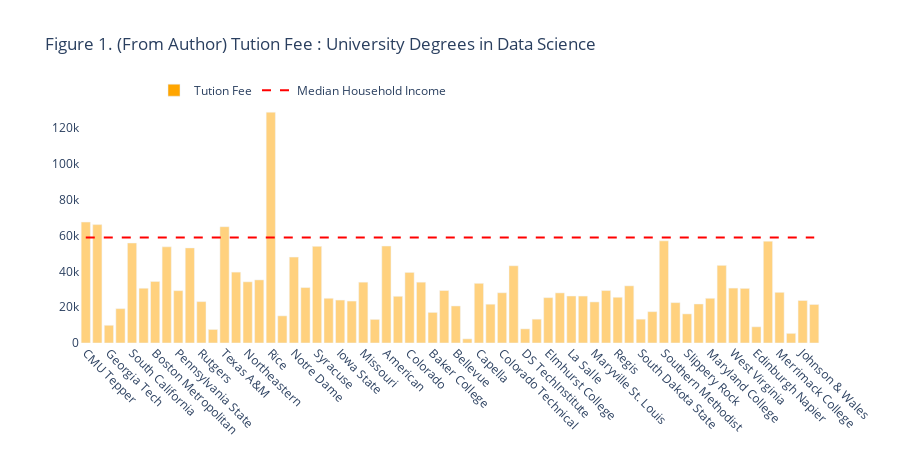
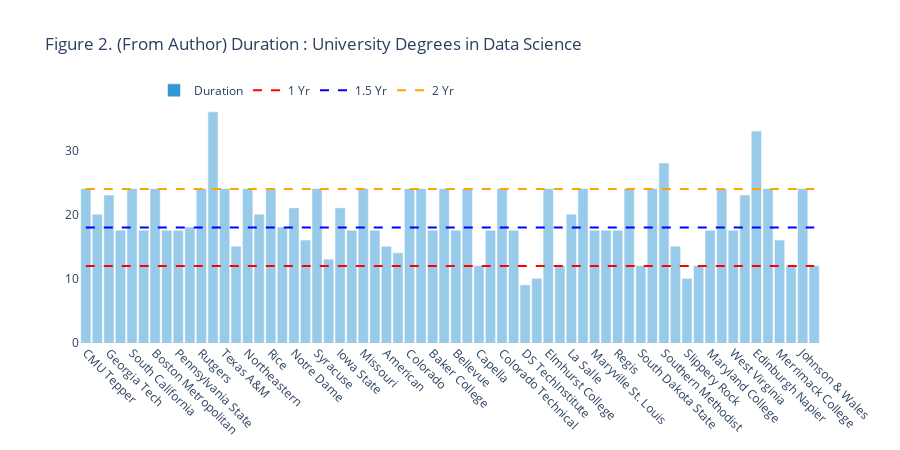

The code cell stored with these charts, in order, in its notebook:
### Markdown cell above
[//]: # (Summarizing the Author's Arguments; Data science degrees are the same bang for more buck)

<div id="1"></div>
<font color='#088a5a' size=6>1. Summarizing the author's arguments</font><br>

<p>
    &emsp;&emsp;&emsp;Data science is one of the hottest roles in the 21st century, <a href="https://www.glassdoor.com/List/Best-Jobs-in-America-LST_KQ0,20.htm">being rated the best job in the US for 3 straight years by Glassdoor </a>and offering the opportunity of a very lucrative salary for those that are able to get their foot in the door. On top of that, there's a severe shortage of data scientists in the labor market, making it a seller's market for anybody able to represent themselves successfully as a data scientist. <a href="https://searchbusinessanalytics.techtarget.com/feature/Demand-for-data-scientists-is-booming-and-will-increase">"Demand for data science skills is growing exponentially, according to job sites. The supply of skilled applicants, however, is growing at a slower pace,"</a> according to Brian Holak at TechTarget.
</p>
<p>
    &emsp;&emsp;&emsp;The question that the author, myself, the college admissions officers I'm hoping to wow, and most everybody else would naturally be interested in answering, then, is this: <b>"does one need to get that expensive higher education degree" </b>to get a job in data science? <b>"is it possible to get the same skills, same profile, or even better compensation without such degrees?"</b> The author's main conclusions are outlined in the sections that follow.
</p><br>

<div id="2"></div>
<font color='#088a5a' size=4><b>Data science degrees are the same bang for more buck</b></font>

<br>

<p>    
    &emsp;&emsp;&emsp;Conventional wisdom dictates that earning an advanced degree will build one's skills and provide one with access to higher paying opportunities. However, the author notes that these degrees can be expensive (as seen in Figure 1), they can be difficult to be accepted for, and they require a significant amount of time to complete (as seen in Figure 2). If the goal is exclusively to build skills and opportunity, he proposes that the lower-cost, shorter turn-around time online resources like those on Coursera, Udemy, etc. might be a better option.
</p>

### Code cell
# (Figures 1 and 2: Tuition Fee and Duration of University Degrees in Data Science)

# show/hide functionality from https://stackoverflow.com/questions/31517194/how-to-hide-one-specific-cell-input-or-output-in-ipython-notebook
tag = HTML('''<script>
code_show=true; 
function code_toggle() {
    if (code_show){
        $('div.cell.code_cell.rendered.selected div.input').hide();
    } else {
        $('div.cell.code_cell.rendered.selected div.input').show();
    }
    code_show = !code_show
} 
$( document ).ready(code_toggle);
</script>
<a href="javascript:code_toggle()">show/hide author's derivation of charts</a>''')
display(tag)

university_data = """CMU Tepper	67575	24
UC Berkeley	66150	20
Georgia Tech	9900	23
Illinois-Urbana	19200	17.5
South California	55886	24
Wisconsin	30600	17.5
Boston Metropolitan	34400	24
Johns Hopkins	53740	17.5
Pennsylvania State	29250	17.5
Northwestern SPS	53148	18
Rutgers	23136	24
UCD Dublin	7575	36
Texas A&M	65000	24
Arizona State	39622	15
Northeastern	34200	24
Ohio	35250	20
Rice	129000	24
Indiana Bloomington	15172	18
Notre Dame	48000	21
IIT Chicago	30985	16
Syracuse	54000	24
California Riverside	24990	13
Iowa State	24000	21
Oregon State	23445	17.5
Missouri	34000	24
CUNY SPS	13200	17.5
American	54186	15
Oklahoma	26103	14
Colorado	39450	24
Oklahoma State	33990	24
Baker College	17100	17.5
Bay Path	29340	24
Bellevue	20700	17.5
Blanchardstown	2320	24
Capella	33360	12
Central Connecticut	21681	17.5
Colorado Technical	28080	24
DePaul	43160	17.5
DS TechInstitute	7900	9
Dakota State	13320	10
Elmhurst College	25350	24
Full Sail	28008	12
La Salle	26250	20
Lewis	26235	24
Maryville St. Louis	22950	17.5
Phoenix	29316	17.5
Regis	25560	17.5
Saint Mary's College	31946	24
South Dakota State	13320	12
Saint Joseph's	17520	24
Southern Methodist	57084	28
Southern New Hampshire	22572	15
Slippery Rock	16269	10
Alabama Huntsville	21810	12
Maryland College	24984	17.5
Villanova	43400	24
West Virginia	30690	17.5
Northcentral	30530	23
Edinburgh Napier	9060	33
Drexel	56925	24
Merrimack College	28320	16
Varna Free	5391	12
Johnson & Wales	23744	24
Kent State	21524	12"""

university_data = university_data.split("\n")
udf = pd.DataFrame()
udf['name'] = [_.split("	")[0] for _ in university_data]
udf['tution'] = [float(_.split("	")[1]) for _ in university_data]
udf['months'] = [float(_.split("	")[2]) for _ in university_data]

udf1 = udf[udf['months'] > 6]
udf1 = udf1[udf1['months'] < 25]
udf1 = udf1[udf1['tution'] < 100000]
udf1['name1'] = udf1.apply(lambda x : "" if x['months'] in [9, 12, 17.5, 24] else x['name'], axis = 1)

fig = go.Figure([go.Bar(x=udf['name'], y=udf['tution'], orientation="v", name="Tution Fee", marker=dict(color="orange", opacity=0.5), ),
                 go.Scatter(x=udf['name'], name="Median Household Income", y=[59000]*len(udf), mode="lines", marker=dict(color="red"), line=dict(dash='dash')) ])
fig.update_layout(title="Figure 1. (From Author) Tution Fee : University Degrees in Data Science", plot_bgcolor='#fff', paper_bgcolor='#fff', legend=dict(orientation="h", x=0.1, y=1.1), 
                 xaxis = dict(tickangle = 45), height=450, width=900)
fig.show()

fig = go.Figure([go.Bar(x=udf['name'], y=udf['months'], orientation="v", marker=dict(color="#3498d5", opacity=0.5, line=dict(color="#3498d5")), name="Duration"),
                 go.Scatter(x=udf['name'], y=[12]*len(udf), mode="lines", marker=dict(color="red"), line=dict(dash='dash'), name="1 Yr"), 
                 go.Scatter(x=udf['name'], y=[18]*len(udf), mode="lines", marker=dict(color="blue"), line=dict(dash='dash'), name="1.5 Yr"), 
                 go.Scatter(x=udf['name'], y=[24]*len(udf), mode="lines", marker=dict(color="orange"), line=dict(dash='dash'), name="2 Yr"), 
                ])
fig.update_layout(title="Figure 2. (From Author) Duration : University Degrees in Data Science", plot_bgcolor='#fff', paper_bgcolor='#fff', legend=dict(orientation="h", x=0.1, y=1.1),
                   xaxis = dict(tickangle = 45), height=450, width=900)
fig.show()

### Figure 1 — Plotly figure (JSON) as saved in the notebook; plotly's stock layout.template omitted (floating-point values rounded to 4 significant figures)
{"data": [{"marker": {"color": "orange", "opacity": 0.5}, "name": "Tution Fee", "orientation": "v", "type": "bar", "x": ["CMU Tepper", "UC Berkeley", "Georgia Tech", "Illinois-Urbana", "South California", "Wisconsin", "Boston Metropolitan", "Johns Hopkins", "Pennsylvania State", "Northwestern SPS", "Rutgers", "UCD Dublin", "Texas A&M", "Arizona State", "Northeastern", "Ohio", "Rice", "Indiana Bloomington", "Notre Dame", "IIT Chicago", "Syracuse", "California Riverside", "Iowa State", "Oregon State", "Missouri", "CUNY SPS", "American", "Oklahoma", "Colorado", "Oklahoma State", "Baker College", "Bay Path", "Bellevue", "Blanchardstown", "Capella", "Central Connecticut", "Colorado Technical", "DePaul", "DS TechInstitute", "Dakota State", "Elmhurst College", "Full Sail", "La Salle", "Lewis", "Maryville St. Louis", "Phoenix", "Regis", "Saint Mary's College", "South Dakota State", "Saint Joseph's", "Southern Methodist", "Southern New Hampshire", "Slippery Rock", "Alabama Huntsville", "Maryland College", "Villanova", "West Virginia", "Northcentral", "Edinburgh Napier", "Drexel", "Merrimack College", "Varna Free", "Johnson & Wales", "Kent State"], "y": [67575, 66150, 9900, 19200, 55886, 30600, 34400, 53740, 29250, 53148, 23136, 7575, 65000, 39622, 34200, 35250, 129000, 15172, 48000, 30985, 54000, 24990, 24000, 23445, 34000, 13200, 54186, 26103, 39450, 33990, 17100, 29340, 20700, 2320, 33360, 21681, 28080, 43160, 7900, 13320, 25350, 28008, 26250, 26235, 22950, 29316, 25560, 31946, 13320, 17520, 57084, 22572, 16269, 21810, 24984, 43400, 30690, 30530, 9060, 56925, 28320, 5391, 23744, 21524]}, {"line": {"dash": "dash"}, "marker": {"color": "red"}, "mode": "lines", "name": "Median Household Income", "type": "scatter", "x": ["CMU Tepper", "UC Berkeley", "Georgia Tech", "Illinois-Urbana", "South California", "Wisconsin", "Boston Metropolitan", "Johns Hopkins", "Pennsylvania State", "Northwestern SPS", "Rutgers", "UCD Dublin", "Texas A&M", "Arizona State", "Northeastern", "Ohio", "Rice", "Indiana Bloomington", "Notre Dame", "IIT Chicago", "Syracuse", "California Riverside", "Iowa State", "Oregon State", "Missouri", "CUNY SPS", "American", "Oklahoma", "Colorado", "Oklahoma State", "Baker College", "Bay Path", "Bellevue", "Blanchardstown", "Capella", "Central Connecticut", "Colorado Technical", "DePaul", "DS TechInstitute", "Dakota State", "Elmhurst College", "Full Sail", "La Salle", "Lewis", "Maryville St. Louis", "Phoenix", "Regis", "Saint Mary's College", "South Dakota State", "Saint Joseph's", "Southern Methodist", "Southern New Hampshire", "Slippery Rock", "Alabama Huntsville", "Maryland College", "Villanova", "West Virginia", "Northcentral", "Edinburgh Napier", "Drexel", "Merrimack College", "Varna Free", "Johnson & Wales", "Kent State"], "y": [59000, 59000, 59000, 59000, 59000, 59000, 59000, 59000, 59000, 59000, 59000, 59000, 59000, 59000, 59000, 59000, 59000, 59000, 59000, 59000, 59000, 59000, 59000, 59000, 59000, 59000, 59000, 59000, 59000, 59000, 59000, 59000, 59000, 59000, 59000, 59000, 59000, 59000, 59000, 59000, 59000, 59000, 59000, 59000, 59000, 59000, 59000, 59000, 59000, 59000, 59000, 59000, 59000, 59000, 59000, 59000, 59000, 59000, 59000, 59000, 59000, 59000, 59000, 59000]}], "layout": {"height": 450, "legend": {"orientation": "h", "x": 0.1, "y": 1.1}, "paper_bgcolor": "#fff", "plot_bgcolor": "#fff", "title": {"text": "Figure 1. (From Author) Tution Fee : University Degrees in Data Science"}, "width": 900, "xaxis": {"tickangle": 45}}}

### Figure 2 — Plotly figure (JSON) as saved in the notebook; plotly's stock layout.template omitted (floating-point values rounded to 4 significant figures)
{"data": [{"marker": {"color": "#3498d5", "line": {"color": "#3498d5"}, "opacity": 0.5}, "name": "Duration", "orientation": "v", "type": "bar", "x": ["CMU Tepper", "UC Berkeley", "Georgia Tech", "Illinois-Urbana", "South California", "Wisconsin", "Boston Metropolitan", "Johns Hopkins", "Pennsylvania State", "Northwestern SPS", "Rutgers", "UCD Dublin", "Texas A&M", "Arizona State", "Northeastern", "Ohio", "Rice", "Indiana Bloomington", "Notre Dame", "IIT Chicago", "Syracuse", "California Riverside", "Iowa State", "Oregon State", "Missouri", "CUNY SPS", "American", "Oklahoma", "Colorado", "Oklahoma State", "Baker College", "Bay Path", "Bellevue", "Blanchardstown", "Capella", "Central Connecticut", "Colorado Technical", "DePaul", "DS TechInstitute", "Dakota State", "Elmhurst College", "Full Sail", "La Salle", "Lewis", "Maryville St. Louis", "Phoenix", "Regis", "Saint Mary's College", "South Dakota State", "Saint Joseph's", "Southern Methodist", "Southern New Hampshire", "Slippery Rock", "Alabama Huntsville", "Maryland College", "Villanova", "West Virginia", "Northcentral", "Edinburgh Napier", "Drexel", "Merrimack College", "Varna Free", "Johnson & Wales", "Kent State"], "y": [24, 20, 23, 17.5, 24, 17.5, 24, 17.5, 17.5, 18, 24, 36, 24, 15, 24, 20, 24, 18, 21, 16, 24, 13, 21, 17.5, 24, 17.5, 15, 14, 24, 24, 17.5, 24, 17.5, 24, 12, 17.5, 24, 17.5, 9, 10, 24, 12, 20, 24, 17.5, 17.5, 17.5, 24, 12, 24, 28, 15, 10, 12, 17.5, 24, 17.5, 23, 33, 24, 16, 12, 24, 12]}, {"line": {"dash": "dash"}, "marker": {"color": "red"}, "mode": "lines", "name": "1 Yr", "type": "scatter", "x": ["CMU Tepper", "UC Berkeley", "Georgia Tech", "Illinois-Urbana", "South California", "Wisconsin", "Boston Metropolitan", "Johns Hopkins", "Pennsylvania State", "Northwestern SPS", "Rutgers", "UCD Dublin", "Texas A&M", "Arizona State", "Northeastern", "Ohio", "Rice", "Indiana Bloomington", "Notre Dame", "IIT Chicago", "Syracuse", "California Riverside", "Iowa State", "Oregon State", "Missouri", "CUNY SPS", "American", "Oklahoma", "Colorado", "Oklahoma State", "Baker College", "Bay Path", "Bellevue", "Blanchardstown", "Capella", "Central Connecticut", "Colorado Technical", "DePaul", "DS TechInstitute", "Dakota State", "Elmhurst College", "Full Sail", "La Salle", "Lewis", "Maryville St. Louis", "Phoenix", "Regis", "Saint Mary's College", "South Dakota State", "Saint Joseph's", "Southern Methodist", "Southern New Hampshire", "Slippery Rock", "Alabama Huntsville", "Maryland College", "Villanova", "West Virginia", "Northcentral", "Edinburgh Napier", "Drexel", "Merrimack College", "Varna Free", "Johnson & Wales", "Kent State"], "y": [12, 12, 12, 12, 12, 12, 12, 12, 12, 12, 12, 12, 12, 12, 12, 12, 12, 12, 12, 12, 12, 12, 12, 12, 12, 12, 12, 12, 12, 12, 12, 12, 12, 12, 12, 12, 12, 12, 12, 12, 12, 12, 12, 12, 12, 12, 12, 12, 12, 12, 12, 12, 12, 12, 12, 12, 12, 12, 12, 12, 12, 12, 12, 12]}, {"line": {"dash": "dash"}, "marker": {"color": "blue"}, "mode": "lines", "name": "1.5 Yr", "type": "scatter", "x": ["CMU Tepper", "UC Berkeley", "Georgia Tech", "Illinois-Urbana", "South California", "Wisconsin", "Boston Metropolitan", "Johns Hopkins", "Pennsylvania State", "Northwestern SPS", "Rutgers", "UCD Dublin", "Texas A&M", "Arizona State", "Northeastern", "Ohio", "Rice", "Indiana Bloomington", "Notre Dame", "IIT Chicago", "Syracuse", "California Riverside", "Iowa State", "Oregon State", "Missouri", "CUNY SPS", "American", "Oklahoma", "Colorado", "Oklahoma State", "Baker College", "Bay Path", "Bellevue", "Blanchardstown", "Capella", "Central Connecticut", "Colorado Technical", "DePaul", "DS TechInstitute", "Dakota State", "Elmhurst College", "Full Sail", "La Salle", "Lewis", "Maryville St. Louis", "Phoenix", "Regis", "Saint Mary's College", "South Dakota State", "Saint Joseph's", "Southern Methodist", "Southern New Hampshire", "Slippery Rock", "Alabama Huntsville", "Maryland College", "Villanova", "West Virginia", "Northcentral", "Edinburgh Napier", "Drexel", "Merrimack College", "Varna Free", "Johnson & Wales", "Kent State"], "y": [18, 18, 18, 18, 18, 18, 18, 18, 18, 18, 18, 18, 18, 18, 18, 18, 18, 18, 18, 18, 18, 18, 18, 18, 18, 18, 18, 18, 18, 18, 18, 18, 18, 18, 18, 18, 18, 18, 18, 18, 18, 18, 18, 18, 18, 18, 18, 18, 18, 18, 18, 18, 18, 18, 18, 18, 18, 18, 18, 18, 18, 18, 18, 18]}, {"line": {"dash": "dash"}, "marker": {"color": "orange"}, "mode": "lines", "name": "2 Yr", "type": "scatter", "x": ["CMU Tepper", "UC Berkeley", "Georgia Tech", "Illinois-Urbana", "South California", "Wisconsin", "Boston Metropolitan", "Johns Hopkins", "Pennsylvania State", "Northwestern SPS", "Rutgers", "UCD Dublin", "Texas A&M", "Arizona State", "Northeastern", "Ohio", "Rice", "Indiana Bloomington", "Notre Dame", "IIT Chicago", "Syracuse", "California Riverside", "Iowa State", "Oregon State", "Missouri", "CUNY SPS", "American", "Oklahoma", "Colorado", "Oklahoma State", "Baker College", "Bay Path", "Bellevue", "Blanchardstown", "Capella", "Central Connecticut", "Colorado Technical", "DePaul", "DS TechInstitute", "Dakota State", "Elmhurst College", "Full Sail", "La Salle", "Lewis", "Maryville St. Louis", "Phoenix", "Regis", "Saint Mary's College", "South Dakota State", "Saint Joseph's", "Southern Methodist", "Southern New Hampshire", "Slippery Rock", "Alabama Huntsville", "Maryland College", "Villanova", "West Virginia", "Northcentral", "Edinburgh Napier", "Drexel", "Merrimack College", "Varna Free", "Johnson & Wales", "Kent State"], "y": [24, 24, 24, 24, 24, 24, 24, 24, 24, 24, 24, 24, 24, 24, 24, 24, 24, 24, 24, 24, 24, 24, 24, 24, 24, 24, 24, 24, 24, 24, 24, 24, 24, 24, 24, 24, 24, 24, 24, 24, 24, 24, 24, 24, 24, 24, 24, 24, 24, 24, 24, 24, 24, 24, 24, 24, 24, 24, 24, 24, 24, 24, 24, 24]}], "layout": {"height": 450, "legend": {"orientation": "h", "x": 0.1, "y": 1.1}, "paper_bgcolor": "#fff", "plot_bgcolor": "#fff", "title": {"text": "Figure 2. (From Author) Duration : University Degrees in Data Science"}, "width": 900, "xaxis": {"tickangle": 45}}}
